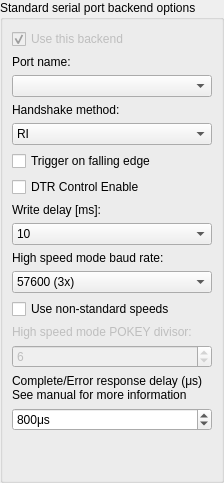
   <widget class="QWidget" name="page_serialPort">
    <layout class="QVBoxLayout" name="verticalLayout_2">
     <property name="spacing">
      <number>0</number>
     </property>
     <property name="leftMargin">
      <number>0</number>
     </property>
     <property name="topMargin">
      <number>0</number>
     </property>
     <property name="rightMargin">
      <number>0</number>
     </property>
     <property name="bottomMargin">
      <number>0</number>
     </property>
     <item>
      <widget class="QGroupBox" name="serialPortGroup">
       <property name="title">
        <string>Standard serial port backend options</string>
       </property>
       <layout class="QVBoxLayout" name="verticalLayout_3">
        <item>
         <widget class="QCheckBox" name="serialPortBox">
          <property name="enabled">
           <bool>false</bool>
          </property>
          <property name="text">
           <string>Use this backend</string>
          </property>
          <property name="checkable">
           <bool>true</bool>
          </property>
          <property name="checked">
           <bool>true</bool>
          </property>
         </widget>
        </item>
        <item>
         <widget class="QLabel" name="serialPortDeviceNameLabel">
          <property name="sizePolicy">
           <sizepolicy hsizetype="Expanding" vsizetype="Fixed">
            <horstretch>0</horstretch>
            <verstretch>0</verstretch>
           </sizepolicy>
          </property>
          <property name="text">
           <string>Port name:</string>
          </property>
         </widget>
        </item>
        <item>
         <widget class="QComboBox" name="serialPortComboBox"/>
        </item>
        <item>
         <widget class="QLabel" name="serialPortHandshakeLabel">
          <property name="sizePolicy">
           <sizepolicy hsizetype="Preferred" vsizetype="Fixed">
            <horstretch>0</horstretch>
            <verstretch>0</verstretch>
           </sizepolicy>
          </property>
          <property name="text">
           <string>Handshake method:</string>
          </property>
         </widget>
        </item>
        <item>
         <widget class="QComboBox" name="serialPortHandshakeCombo">
          <item>
           <property name="text">
            <string>RI</string>
           </property>
          </item>
          <item>
           <property name="text">
            <string>DSR</string>
           </property>
          </item>
          <item>
           <property name="text">
            <string>CTS</string>
           </property>
          </item>
          <item>
           <property name="text">
            <string>NONE</string>
           </property>
          </item>
          <item>
           <property name="text">
            <string>SOFTWARE (SIO2BT)</string>
           </property>
          </item>
         </widget>
        </item>
        <item>
         <widget class="QCheckBox" name="serialPortFallingEdge">
          <property name="text">
           <string>Trigger on falling edge</string>
          </property>
         </widget>
        </item>
        <item>
         <widget class="QCheckBox" name="serialPortDTRControlEnable">
          <property name="text">
           <string>DTR Control Enable</string>
          </property>
         </widget>
        </item>
        <item>
         <widget class="QLabel" name="serialPortWriteDelayLabel">
          <property name="enabled">
           <bool>true</bool>
          </property>
          <property name="sizePolicy">
           <sizepolicy hsizetype="Preferred" vsizetype="Fixed">
            <horstretch>0</horstretch>
            <verstretch>0</verstretch>
           </sizepolicy>
          </property>
          <property name="text">
           <string>Write delay [ms]:</string>
          </property>
         </widget>
        </item>
        <item>
         <widget class="QComboBox" name="serialPortWriteDelayCombo">
          <property name="enabled">
           <bool>true</bool>
          </property>
          <property name="currentIndex">
           <number>1</number>
          </property>
          <item>
           <property name="text">
            <string>0</string>
           </property>
          </item>
          <item>
           <property name="text">
            <string>10</string>
           </property>
          </item>
          <item>
           <property name="text">
            <string>20</string>
           </property>
          </item>
          <item>
           <property name="text">
            <string>30</string>
           </property>
          </item>
          <item>
           <property name="text">
            <string>40</string>
           </property>
          </item>
          <item>
           <property name="text">
            <string>50</string>
           </property>
          </item>
          <item>
           <property name="text">
            <string>60</string>
           </property>
          </item>
         </widget>
        </item>
        <item>
         <widget class="QLabel" name="serialPortBaudLabel">
          <property name="sizePolicy">
           <sizepolicy hsizetype="Preferred" vsizetype="Fixed">
            <horstretch>0</horstretch>
            <verstretch>0</verstretch>
           </sizepolicy>
          </property>
          <property name="text">
           <string>High speed mode baud rate:</string>
          </property>
         </widget>
        </item>
        <item>
         <widget class="QComboBox" name="serialPortBaudCombo">
          <property name="currentIndex">
           <number>2</number>
          </property>
          <item>
           <property name="text">
            <string>19200 (1x)</string>
           </property>
          </item>
          <item>
           <property name="text">
            <string>38400 (2x)</string>
           </property>
          </item>
          <item>
           <property name="text">
            <string>57600 (3x)</string>
           </property>
          </item>
         </widget>
        </item>
        <item>
         <widget class="QCheckBox" name="serialPortUseDivisorsBox">
          <property name="text">
           <string>Use non-standard speeds</string>
          </property>
         </widget>
        </item>
        <item>
         <widget class="QLabel" name="serialPortDivisorLabel">
          <property name="enabled">
           <bool>false</bool>
          </property>
          <property name="sizePolicy">
           <sizepolicy hsizetype="Preferred" vsizetype="Fixed">
            <horstretch>0</horstretch>
            <verstretch>0</verstretch>
           </sizepolicy>
          </property>
          <property name="text">
           <string>High speed mode POKEY divisor:</string>
          </property>
         </widget>
        </item>
        <item>
         <widget class="QSpinBox" name="serialPortDivisorEdit">
          <property name="enabled">
           <bool>false</bool>
          </property>
          <property name="maximum">
           <number>40</number>
          </property>
          <property name="value">
           <number>6</number>
          </property>
         </widget>
        </item>
        <item>
         <widget class="QLabel" name="serialPortCompErrDelayLabel">
          <property name="text">
           <string>&lt;html&gt;&lt;head/&gt;&lt;body&gt;Complete/Error response delay (μs)&lt;br&gt;See manual for more information&lt;/body&gt;&lt;/html&gt;</string>
          </property>
         </widget>
        </item>
        <item>
         <widget class="QSpinBox" name="serialPortCompErrDelayBox">
          <property name="suffix">
           <string>μs</string>
          </property>
          <property name="minimum">
           <number>250</number>
          </property>
          <property name="maximum">
           <number>2000</number>
          </property>
          <property name="singleStep">
           <number>10</number>
          </property>
          <property name="value">
           <number>800</number>
          </property>
         </widget>
        </item>
        <item>
         <spacer name="serialPortSpacer1">
          <property name="orientation">
           <enum>Qt::Vertical</enum>
          </property>
          <property name="sizeHint" stdset="0">
           <size>
            <width>20</width>
            <height>40</height>
           </size>
          </property>
         </spacer>
        </item>
       </layout>
      </widget>
     </item>
    </layout>
   </widget>
